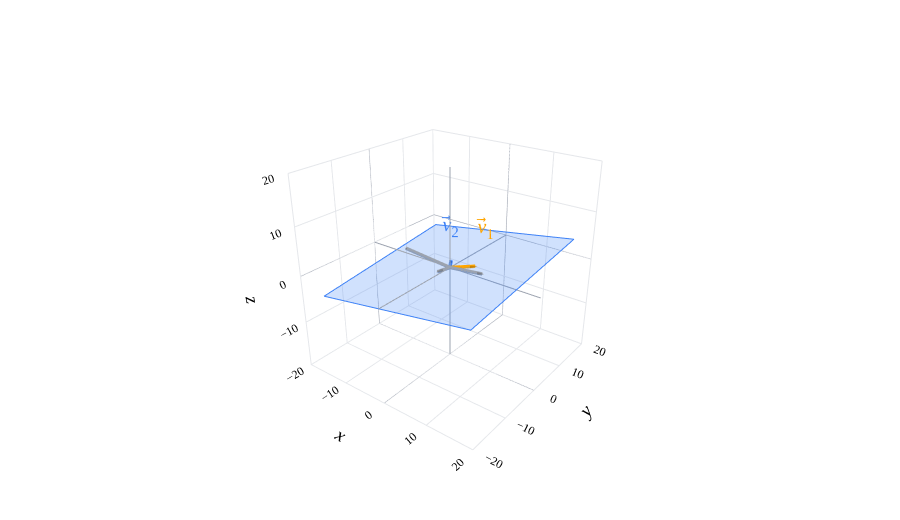

Here is the notebook cell this chart was saved with:
### Markdown cell above
As was the case in $\mathbb{R}^2$, since $\color{orange} \vec v_1$ and $\color{#3d81f6} \vec v_2$ aren't collinear, they span a plane. In $\mathbb{R}^2$, there was only one possible plane that two vectors could span, because all of $\mathbb{R}^2$ itself is a plane, but in $\mathbb{R}^3$ there are infinitely many planes. 

A plane is a flat surface that extends infinitely in all directions, with the property that if you connect any two points on the plane, the line connecting them lies entirely on the plane.

### Code cell
from pathlib import Path
import sys
_notes_root = next(p for p in [Path.cwd(), *Path.cwd().parents] if (p / 'myst.yml').exists())
if str(_notes_root) not in sys.path:
    sys.path.insert(0, str(_notes_root))
from plane_style import (BLUE, ORANGE, PINK, GRAY, plane_figure, add_plane,
                         vector3, vector_label, line3, label3,
                         style_surface_planes, projection_figure)
import numpy as np
import plotly.graph_objects as go

v1 = np.array([5, 2, 1])
v2 = np.array([-2, 3, 0])
fig = plane_figure(bounds=(-20, 20))
add_plane(fig, np.cross(v1, v2))
vector3(fig, v1, vector_label('v', sub=1), ORANGE)
vector3(fig, v2, vector_label('v', sub=2), BLUE, offset=(-0.5,0.2,0.3))
for end in [-0.5*v1-0.5*v2,-2*v1+3*v2,1.25*v1-v2]:
    vector3(fig,end,'',GRAY)
fig.show(renderer='plotly_mimetype')

### Figure 1 — Plotly figure (JSON) as saved in the notebook; plotly's stock layout.template omitted (floating-point values rounded to 4 significant figures)
{"data": [{"hoverinfo": "skip", "line": {"color": "#9ca3af", "dash": "solid", "width": 2}, "mode": "lines", "showlegend": false, "type": "scatter3d", "x": [-20.0, 20.0], "y": [-0.0, 0.0], "z": [-0.0, 0.0]}, {"hoverinfo": "skip", "line": {"color": "#9ca3af", "dash": "solid", "width": 2}, "mode": "lines", "showlegend": false, "type": "scatter3d", "x": [-0.0, 0.0], "y": [-20.0, 20.0], "z": [-0.0, 0.0]}, {"hoverinfo": "skip", "line": {"color": "#9ca3af", "dash": "solid", "width": 2}, "mode": "lines", "showlegend": false, "type": "scatter3d", "x": [-0.0, 0.0], "y": [-0.0, 0.0], "z": [-20.0, 20.0]}, {"color": "#3d81f6", "flatshading": true, "hoverinfo": "skip", "i": [0, 0], "j": [1, 2], "k": [2, 3], "legendgroup": "plane-3", "lighting": {"ambient": 1, "diffuse": 0, "specular": 0}, "opacity": 0.24, "showlegend": false, "type": "mesh3d", "x": [-17.2, 17.2, 17.2, -17.2], "y": [-17.2, -17.2, 17.2, 17.2], "z": [-4.526, 0.9053, 4.526, -0.9053]}, {"hoverinfo": "skip", "legendgroup": "plane-3", "line": {"color": "#3d81f6", "width": 2}, "mode": "lines", "showlegend": false, "type": "scatter3d", "x": [-17.2, 17.2, 17.2, -17.2, -17.2], "y": [-17.2, -17.2, 17.2, 17.2, -17.2], "z": [-4.526, 0.9053, 4.526, -0.9053, -4.526]}, {"hoverinfo": "skip", "line": {"color": "orange", "dash": "solid", "width": 7}, "mode": "lines", "showlegend": false, "type": "scatter3d", "x": [0.0, 4.617], "y": [0.0, 1.847], "z": [0.0, 0.9233]}, {"anchor": "tip", "colorscale": [[0, "orange"], [1, "orange"]], "hoverinfo": "skip", "showscale": false, "sizemode": "absolute", "sizeref": 1.4, "type": "cone", "u": [0.9129], "v": [0.3651], "w": [0.1826], "x": [5.0], "y": [2.0], "z": [1.0]}, {"hoverinfo": "skip", "mode": "text", "showlegend": false, "text": ["<i>v</i>⃗<sub>1</sub>"], "textfont": {"color": "orange", "family": "Palatino Linotype, Palatino, serif", "size": 20}, "type": "scatter3d", "x": [6.0], "y": [3.0], "z": [2.4]}, {"hoverinfo": "skip", "line": {"color": "#3d81f6", "dash": "solid", "width": 7}, "mode": "lines", "showlegend": false, "type": "scatter3d", "x": [0.0, -1.8], "y": [0.0, 2.7], "z": [0.0, 0.0]}, {"anchor": "tip", "colorscale": [[0, "#3d81f6"], [1, "#3d81f6"]], "hoverinfo": "skip", "showscale": false, "sizemode": "absolute", "sizeref": 1.4, "type": "cone", "u": [-0.5547], "v": [0.8321], "w": [0.0], "x": [-2.0], "y": [3.0], "z": [0.0]}, {"hoverinfo": "skip", "mode": "text", "showlegend": false, "text": ["<i>v</i>⃗<sub>2</sub>"], "textfont": {"color": "#3d81f6", "family": "Palatino Linotype, Palatino, serif", "size": 20}, "type": "scatter3d", "x": [-2.5], "y": [3.2], "z": [0.3]}, {"hoverinfo": "skip", "line": {"color": "#9ca3af", "dash": "solid", "width": 7}, "mode": "lines", "showlegend": false, "type": "scatter3d", "x": [0.0, -1.35], "y": [0.0, -2.25], "z": [0.0, -0.45]}, {"anchor": "tip", "colorscale": [[0, "#9ca3af"], [1, "#9ca3af"]], "hoverinfo": "skip", "showscale": false, "sizemode": "absolute", "sizeref": 1.4, "type": "cone", "u": [-0.5071], "v": [-0.8452], "w": [-0.169], "x": [-1.5], "y": [-2.5], "z": [-0.5]}, {"hoverinfo": "skip", "line": {"color": "#9ca3af", "dash": "solid", "width": 7}, "mode": "lines", "showlegend": false, "type": "scatter3d", "x": [0.0, -15.6], "y": [0.0, 4.876], "z": [0.0, -1.95]}, {"anchor": "tip", "colorscale": [[0, "#9ca3af"], [1, "#9ca3af"]], "hoverinfo": "skip", "showscale": false, "sizemode": "absolute", "sizeref": 1.4, "type": "cone", "u": [-0.9478], "v": [0.2962], "w": [-0.1185], "x": [-16.0], "y": [5.0], "z": [-2.0]}, {"hoverinfo": "skip", "line": {"color": "#9ca3af", "dash": "solid", "width": 7}, "mode": "lines", "showlegend": false, "type": "scatter3d", "x": [0.0, 7.835], "y": [0.0, -0.4749], "z": [0.0, 1.187]}, {"anchor": "tip", "colorscale": [[0, "#9ca3af"], [1, "#9ca3af"]], "hoverinfo": "skip", "showscale": false, "sizemode": "absolute", "sizeref": 1.4, "type": "cone", "u": [0.9869], "v": [-0.05981], "w": [0.1495], "x": [8.25], "y": [-0.5], "z": [1.25]}], "layout": {"autosize": true, "font": {"color": "black", "family": "Palatino Linotype, Palatino, serif", "size": 16}, "height": 520, "margin": {"b": 0, "l": 0, "r": 0, "t": 15}, "paper_bgcolor": "white", "plot_bgcolor": "white", "scene": {"aspectmode": "data", "bgcolor": "white", "camera": {"eye": {"x": 1.6, "y": -2.1, "z": 1.3}}, "xaxis": {"backgroundcolor": "white", "gridcolor": "#e5e7eb", "nticks": 7, "range": [-20, 20], "showbackground": true, "showspikes": false, "tickfont": {"size": 12}, "title": {"text": "<i>x</i>"}, "zerolinecolor": "#9ca3af"}, "yaxis": {"backgroundcolor": "white", "gridcolor": "#e5e7eb", "nticks": 7, "range": [-20, 20], "showbackground": true, "showspikes": false, "tickfont": {"size": 12}, "title": {"text": "<i>y</i>"}, "zerolinecolor": "#9ca3af"}, "zaxis": {"backgroundcolor": "white", "gridcolor": "#e5e7eb", "nticks": 7, "range": [-20, 20], "showbackground": true, "showspikes": false, "tickfont": {"size": 12}, "title": {"text": "<i>z</i>"}, "zerolinecolor": "#9ca3af"}}, "showlegend": false}}
